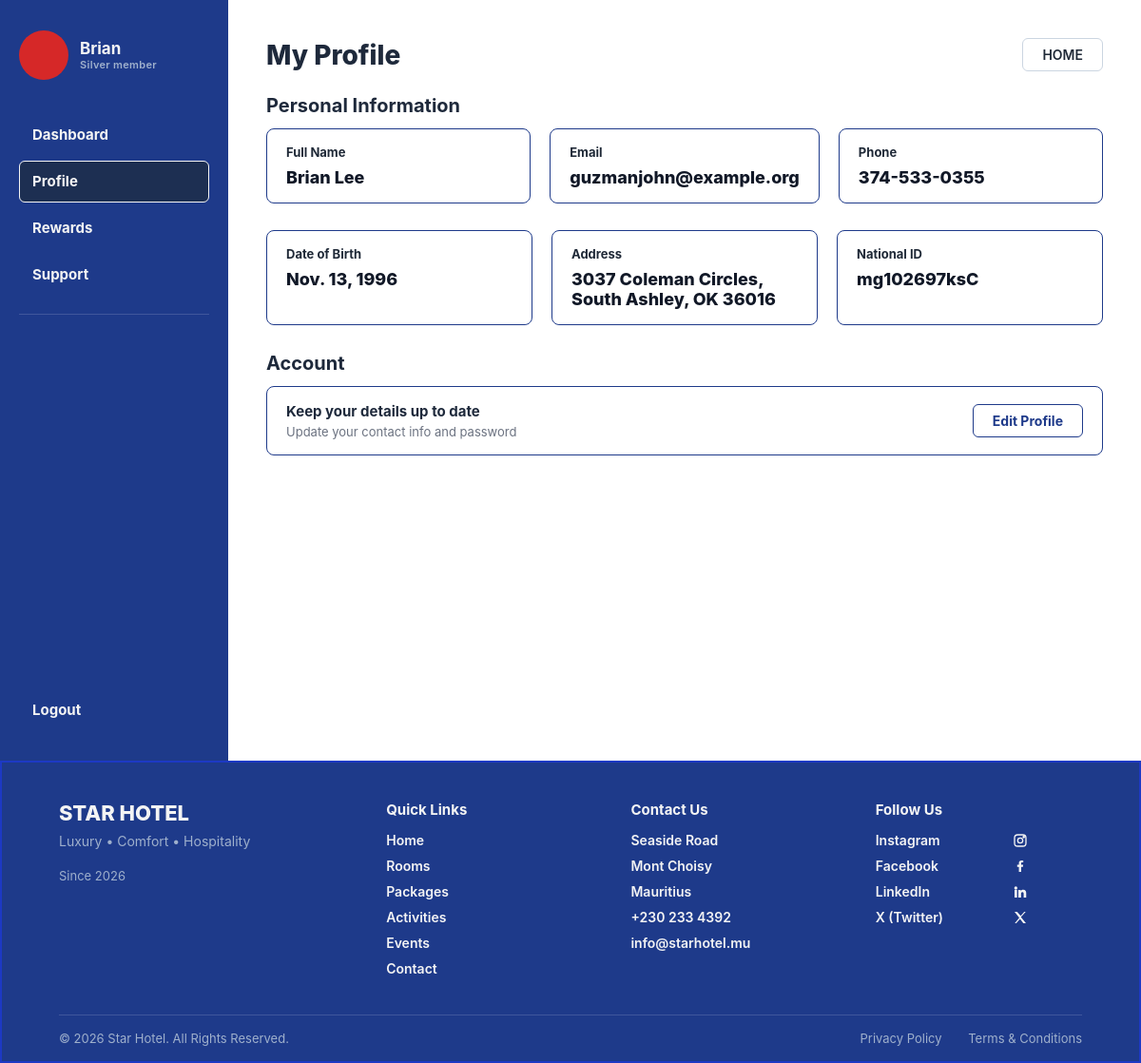
/profile/, run on an earlier commit of the app's database.
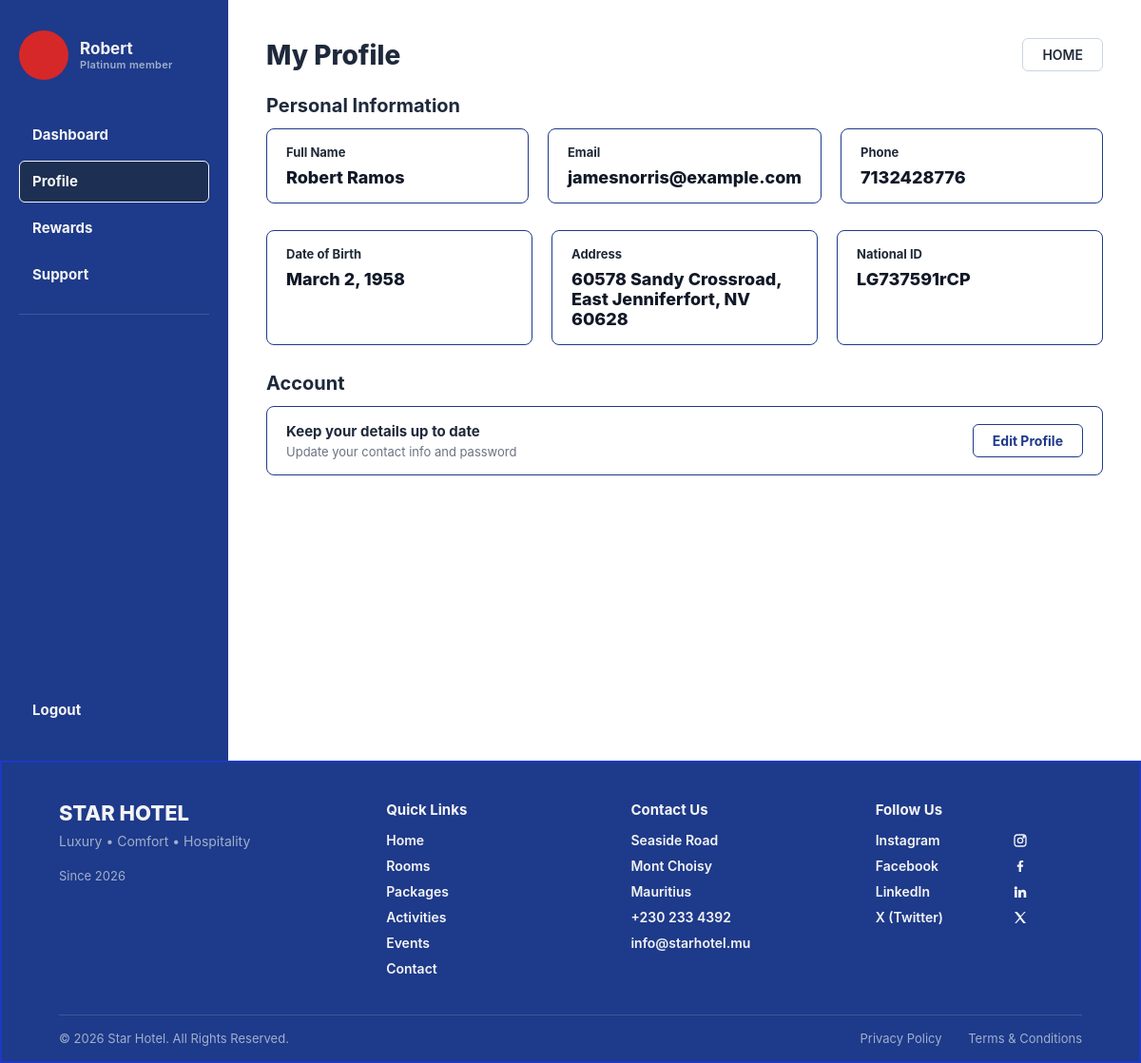
And on a later commit of the database.
### StarHotel/hotel/models.py (models this page shows, shortened)
class User(AbstractUser):
    dob = models.DateField(null=True, blank=True)
    phone = models.CharField(max_length=20, blank=True)
    address = models.CharField(max_length=255, blank=True)
    join_date = models.DateField(auto_now_add=True)

class Customer(User):
    nid = models.CharField(max_length=20, unique=True)
    loyalty = models.ForeignKey(
        Loyalty,
        on_delete=models.SET_NULL,
        null=True,
        blank=True,
        related_name='customers'
    )

class Loyalty(models.Model):
    loyalty_num = models.AutoField(primary_key=True)
    tier = models.CharField(max_length=50)
    discount_rate = models.FloatField(default=0.0)
    multiplier_rate = models.FloatField(default=1.0)

### StarHotel/hotel/views.py (the view)
# urls.py: path("profile/", views.customer_profile, name="customer_profile"),
def customer_profile(request):
    customer = get_current_customer(request)
    if customer is None:
        return render(request, "hotel/customer_profile.html", {"no_customers": True})
    context = {"customer": customer}
    return render(request, "hotel/customer_profile.html", context)

### StarHotel/hotel/views.py (called while the page is built)
def get_current_customer(request):
    if request.user.is_authenticated:
        try:
            return request.user.customer
        except Customer.DoesNotExist:
            pass
    return Customer.objects.select_related("loyalty").first()

### StarHotel/hotel/templates/hotel/customer_profile.html (shortened to what this page needs)
{% extends "base.html" %}
{% load static %}
{% block content %}
    <div class="layout">
        <aside class="sidebar">
            <div class="profile">
                <div class="avatar"></div>
                <div class="profile-info">
                    <div class="name">{{ customer.first_name|default:customer.username }}</div>
                    <div class="member">{{ customer.loyalty.tier|default:"No tier" }} member</div>
                </div>
            </div>
            <nav id="nav">
                <div class="nav-highlight" id="navHighlight"></div>
                <a href="{% url 'customer_dashboard' %}" class="nav-item {% if request.resolver_match.url_name == 'customer_dashboard' %}active{% endif %}">Dashboard</a>
                <a href="{% url 'customer_profile' %}" class="nav-item {% if request.resolver_match.url_name == 'customer_profile' %}active{% endif %}">Profile</a>
                <a href="{% url 'customer_rewards' %}" class="nav-item {% if request.resolver_match.url_name == 'customer_rewards' %}active{% endif %}">Rewards</a>
                <a href="{% url 'customer_support' %}" class="nav-item {% if request.resolver_match.url_name == 'customer_support' %}active{% endif %}">Support</a>
            </nav>
            <hr class="divider">
            <a href="#" class="logout">Logout</a>
        </aside>
        <div class="dashboard-content">
            <div class="content-header">
                <h1>My Profile</h1>
                <a href="{% url 'home' %}" class="btn-home">HOME</a>
            </div>
            <h2 class="section-title">Personal Information</h2>
            <div class="stats-row">
                <div class="stat-box">
                    <div class="stat-label">Full Name</div>
                    <div class="stat-value" style="font-size:18px;">{{ customer.first_name }} {{ customer.last_name }}</div>
                </div>
                <div class="stat-box">
                    <div class="stat-label">Email</div>
                    <div class="stat-value" style="font-size:18px;">{{ customer.email }}</div>
                </div>
                <div class="stat-box">
                    <div class="stat-label">Phone</div>
                    <div class="stat-value" style="font-size:18px;">{{ customer.phone|default:"Not set" }}</div>
                </div>
            </div>
            <div class="stats-row">
                <div class="stat-box">
                    <div class="stat-label">Date of Birth</div>
                    <div class="stat-value" style="font-size:18px;">{{ customer.dob|default:"Not set" }}</div>
                </div>
                <div class="stat-box">
                    <div class="stat-label">Address</div>
                    <div class="stat-value" style="font-size:18px;">{{ customer.address|default:"Not set" }}</div>
                </div>
                <div class="stat-box">
                    <div class="stat-label">National ID</div>
                    <div class="stat-value" style="font-size:18px;">{{ customer.nid }}</div>
                </div>
            </div>
            <h2 class="section-title">Account</h2>
            <div class="past-booking-row">
                <div>
                    <div class="past-booking-name">Keep your details up to date</div>
                    <div class="past-booking-dates">Update your contact info and password</div>
                </div>
                <a href="#" class="btn-book-again">Edit Profile</a>
            </div>
        </div>
    </div>
{% endblock %}

### StarHotel/hotel/templates/base.html (shortened to what this page needs)
<!DOCTYPE html>
<html lang="en">
<head>
    {% load static %}
    <link rel="stylesheet" href="{% static 'css/style.css' %}">
</head>
<body>
    <main>
        {% block content %}
        {% endblock %}
    </main>
    {% block footer %}
    <footer class="site-footer">
    <div class="footer-top">
        <div class="footer-col footer-brand">
            <h3 class="footer-logo">STAR HOTEL</h3>
            <p class="footer-tagline">Luxury &bull; Comfort &bull; Hospitality</p>
            <p class="footer-since">Since 2026</p>
        </div>
        <div class="footer-col">
            <h4 class="footer-heading">Quick Links</h4>
            <ul class="footer-links">
                <li><a href="{% url 'home' %}">Home</a></li>
                <li><a href="{% url 'search_results' %}">Rooms</a></li>
                <li><a href="{% url 'packages' %}">Packages</a></li>
                <li><a href="{% url 'activities' %}">Activities</a></li>
                <li><a href="{% url 'events' %}">Events</a></li>
                <li><a href="#">Contact</a></li>
            </ul>
        </div>
        <div class="footer-col">
            <h4 class="footer-heading">Contact Us</h4>
            <ul class="footer-contact">
                <li>Seaside Road</li>
                <li>Mont Choisy</li>
                <li>Mauritius</li>
                <li><a href="tel:+2302334392">+230 233 4392</a></li>
                <li><a href="mailto:info@starhotel.mu">info@starhotel.mu</a></li>
            </ul>
        </div>
        <div class="footer-col">
            <h4 class="footer-heading">Follow Us</h4>
            <ul class="footer-social">
                <li>
                    <a href="#">Instagram
                        <svg viewBox="0 0 24 24" fill="none" stroke="currentColor" stroke-width="2"><rect x="3" y="3" width="18" height="18" rx="5"/><circle cx="12" cy="12" r="4"/><circle cx="17.5" cy="6.5" r="1"/></svg>
                    </a>
                </li>
                <li>
                    <a href="#">Facebook
                        <svg viewBox="0 0 24 24" fill="currentColor"><path d="M13.5 21v-8h2.7l.4-3.2h-3.1V7.7c0-.9.25-1.6 1.6-1.6h1.7V3.2C15.9 3.1 15 3 13.9 3c-2.4 0-4 1.5-4 4.1v2.7H7.2V13h2.7v8h3.6z"/></svg>
                    </a>
                </li>
                <li>
                    <a href="#">LinkedIn
                        <svg viewBox="0 0 24 24" fill="currentColor"><path d="M4.98 3.5a2.5 2.5 0 11.02 5 2.5 2.5 0 01-.02-5zM3 9h4v12H3zM9 9h3.8v1.7h.05c.53-.95 1.83-1.95 3.77-1.95 4.03 0 4.78 2.55 4.78 5.86V21h-4v-5.6c0-1.35-.02-3.08-1.88-3.08-1.88 0-2.17 1.46-2.17 2.98V21H9z"/></svg>
                    </a>
                </li>
                <li>
                    <a href="#">X (Twitter)
                        <svg viewBox="0 0 24 24" fill="currentColor"><path d="M3 3l7.5 9.4L3.4 21h2.3l6-6.7L16.9 21H21l-7.9-9.9L20.6 3h-2.3l-5.6 6.2L7.1 3H3z"/></svg>
                    </a>
                </li>
            </ul>
        </div>
    </div>
    <div class="footer-bottom">
        <p>&copy; 2026 Star Hotel. All Rights Reserved.</p>
        <div class="footer-legal">
            <a href="#">Privacy Policy</a>
            <a href="#">Terms &amp; Conditions</a>
        </div>
    </div>
    </footer>
    {% endblock %}
</body>
</html>

What changed in the data, as far as the page shows it:
removed User: first_name "Brian", last_name "Lee", email "guzmanjohn@example.org", phone "374-533-0355", dob "Nov. 13, 1996", address "3037 Coleman Circles, South Ashley, OK 36016"
removed Customer: loyalty.tier "Silver", nid "mg102697ksC"
added User: first_name "Robert", last_name "Ramos", email "jamesnorris@example.com", phone "7132428776", dob "March 2, 1958", address "60578 Sandy Crossroad, East Jenniferfort, NV 60628"
added Customer: loyalty.tier "Platinum", nid "LG737591rCP"
